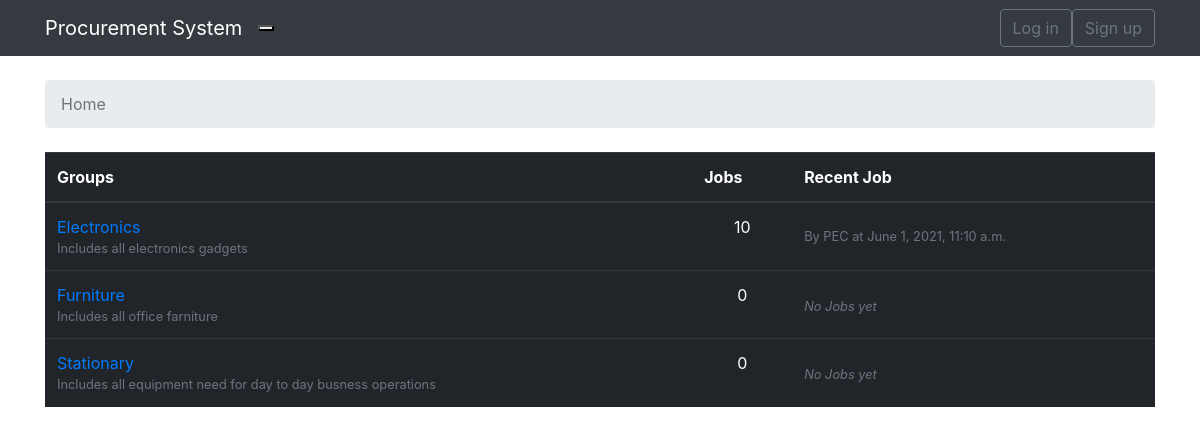
The page / on the database its author committed.
### system/models.py (models this page shows, shortened)
class Product(models.Model):
    name = models.CharField(max_length=50, unique=True)
    description = models.CharField(max_length=250)
    def __str__(self):
       return self.name
    def get_last_post(self):
        return Jobs.objects.filter(group__name=self).order_by('-last_update').first() #group__name is defining relationship in  Jobs and Product model

class Jobs(models.Model):
    Request_For_Quotation = models.CharField(max_length=150)
    product = models.CharField(max_length=50)
    description = models.CharField(max_length=200)
    budget = models.DecimalField(decimal_places=2, max_digits=65)
    client = models.ForeignKey(User, on_delete=models.CASCADE, related_name='jobs')
    group = models.ForeignKey(Product, on_delete=models.CASCADE, related_name='jobs')
    period = models.PositiveIntegerField(default='Days')
    last_update = models.DateTimeField(auto_now_add=True)
    applicants = models.PositiveIntegerField(default=0)

### system/views.py (the view)
# urls.py: path('', views.ProductListView.as_view(), name='home'),
class ProductListView(ListView):
    model = Product
    context_object_name = 'products'
    template_name = 'home.html'

### templates/home.html
{% extends 'base.html' %}
{% block breadcrumb %}
  <li class="breadcrumb-item active">Home</li>
{% endblock %}
{% block content %}
  <table class="table table-condensed table-dark">
  	<thead class="thead-inverse ">
  		<tr>
  			<th>Groups</th>
  			<th>Jobs</th>
  			<th>Recent Job</th>
  		</tr>
  	</thead>
  	<tbody>
  		{% for prod in products %}
  		   <tr>
  		   	<td>
  		   		<a href="{% url 'product_jobs' prod.pk %}">{{ prod.name }}</a>
  		   		<small class="text-muted d-block">{{ prod.description }}</small>
  		   	</td>
  		   	<td class="text-center">
            {{ prod.jobs.count }}
          </td>
  		   	<td class="align-middle">
             {% with job=prod.get_last_post %}
                {% if job %}
                   <small class="text-muted d-block">
                      By {{ job.client.username }} at {{ job.last_update }}
                   </small>
                {% else %}
                   <small class="text-muted">
                     <em>No Jobs yet</em>
                   </small>
                {% endif %}
             {% endwith %}
          </td>
  		   </tr>
  		{% endfor %}
  	</tbody>
  </table>
{% endblock %}

### rows shown on the page
Product: name "Electronics", description "Includes all electronics gadgets", jobs.count "10", get_last_post.client.username "PEC", get_last_post.last_update "June 1, 2021, 11:10 a.m."
Product: name "Furniture", description "Includes all office farniture", jobs.count "0", shows "No Jobs yet"
Product: name "Stationary", description "Includes all equipment need for day to day busness operations", jobs.count "0", shows "No Jobs yet"
